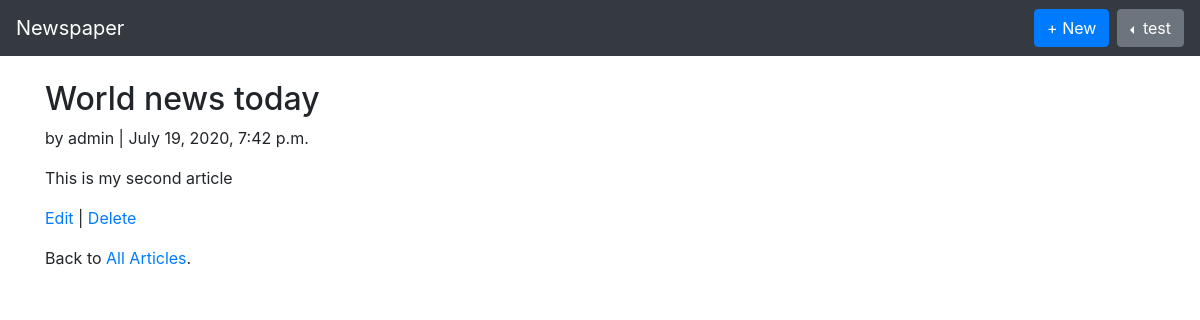
The app's page /articles/2/ (signed in) with its own data.
### users/models.py (models this page shows)
class CustomUser(AbstractUser):
    age = models.PositiveIntegerField(null=True, blank=True)

### articles/models.py (models this page shows, shortened)
class Article(models.Model):
    title = models.CharField(max_length=255)
    body = models.TextField()
    date = models.DateTimeField(auto_now_add=True)
    author = models.ForeignKey(
        get_user_model(),
        on_delete=models.CASCADE,
    )

### articles/views.py (the view)
# urls.py: path('<int:pk>/', ArticleDetailView.as_view(), name='article_detail'),
class ArticleDetailView(LoginRequiredMixin, DetailView):
    model = Article
    template_name = 'article_detail.html'
    login_url = 'login'

### templates/article_detail.html
{% extends 'base.html' %}
{% block content %}
    <div class="article-entry">
        <h2>{{ object.title }}</h2>
        <p>by {{ object.author }} | {{ object.date }}</p>
        <p>{{ object.body }}</p>
    </div>
    <p><a href="{% url 'article_edit' pk=article.pk %}">Edit</a> |
    <a href="{% url 'article_delete' pk=article.pk %}">Delete</a> </p>
    <p>Back to <a href="{% url 'article_list' %}">All Articles</a>.</p>
{% endblock content %}

### templates/navbar.html (shortened to what this page needs)
<nav class="navbar navbar-expand-md navbar-dark bg-dark mb-4">
    <a href="{% url 'home' %}" class="navbar-brand">Newspaper</a>
    <div class="collapse navbar-collapse" id="navbarCollapse">
        {% if user.is_authenticated %}
            <ul class="navbar-nav ml-auto">
                <li>
                    <a href="{% url 'article_new' %}" class="btn btn-primary mr-2">+ New</a>
                </li>
                <li>
                    <div class="btn-group dropleft">
                        <button class="btn btn-secondary dropdown-toggle" type="button" id="dropdownMenuButton" data-toggle="dropdown" aria-haspopup="true" aria-expanded="false">
                            {{ user.username }}
                        </button>
                      </div>
                </li>
            </ul>
        {% else %}
            <form action="" class="form-inline ml-auto">
                <a href="{% url 'login' %}" class="btn btn-outline-secondary">Log In</a>
                <a href="{% url 'signup' %}" class="btn btn-primary ml-2">Sign Up</a>
            </form>
        {% endif %}
    </div>
</nav>

### records on screen
CustomUser: username "test"
Article: title "World news today", author "admin", date "July 19, 2020, 7:42 p.m.", body "This is my second article"
